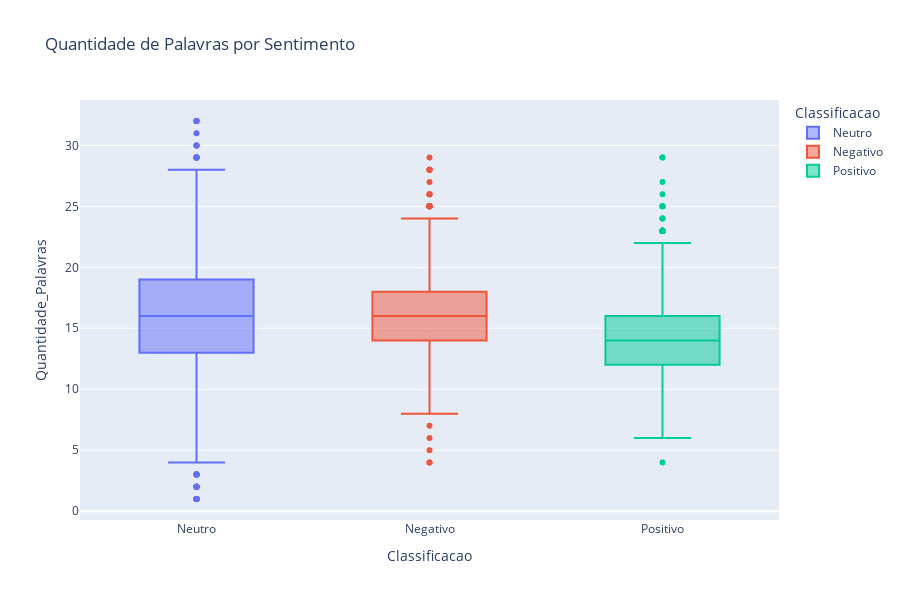

Here is the notebook cell this chart was saved with:
### Code cell
# Plot
px.box(Base_Dados, x='Classificacao', y='Quantidade_Palavras', color='Classificacao', title='Quantidade de Palavras por Sentimento', width=900, height=600)

### Figure 1 — Plotly figure (JSON) as saved in the notebook; plotly's stock layout.template omitted (floating-point values rounded to 4 significant figures; data arrays with more than 128 entries replaced by an {"elided": "..."} marker saying what was removed)
{"data": [{"alignmentgroup": "True", "hovertemplate": "Classificacao=%{x}<br>Quantidade_Palavras=%{y}<extra></extra>", "legendgroup": "Neutro", "marker": {"color": "#636efa"}, "name": "Neutro", "notched": false, "offsetgroup": "Neutro", "orientation": "v", "showlegend": true, "type": "box", "x": {"elided": "1974 str values"}, "x0": " ", "xaxis": "x", "y": {"elided": "1974 int values"}, "y0": " ", "yaxis": "y"}, {"alignmentgroup": "True", "hovertemplate": "Classificacao=%{x}<br>Quantidade_Palavras=%{y}<extra></extra>", "legendgroup": "Negativo", "marker": {"color": "#EF553B"}, "name": "Negativo", "notched": false, "offsetgroup": "Negativo", "orientation": "v", "showlegend": true, "type": "box", "x": {"elided": "951 str values"}, "x0": " ", "xaxis": "x", "y": {"elided": "951 int values"}, "y0": " ", "yaxis": "y"}, {"alignmentgroup": "True", "hovertemplate": "Classificacao=%{x}<br>Quantidade_Palavras=%{y}<extra></extra>", "legendgroup": "Positivo", "marker": {"color": "#00cc96"}, "name": "Positivo", "notched": false, "offsetgroup": "Positivo", "orientation": "v", "showlegend": true, "type": "box", "x": {"elided": "2840 str values"}, "x0": " ", "xaxis": "x", "y": {"elided": "2840 int values"}, "y0": " ", "yaxis": "y"}], "layout": {"boxmode": "overlay", "height": 600, "legend": {"title": {"text": "Classificacao"}, "tracegroupgap": 0}, "title": {"text": "Quantidade de Palavras por Sentimento"}, "width": 900, "xaxis": {"anchor": "y", "categoryarray": ["Neutro", "Negativo", "Positivo"], "categoryorder": "array", "domain": [0, 1], "title": {"text": "Classificacao"}}, "yaxis": {"anchor": "x", "domain": [0, 1], "title": {"text": "Quantidade_Palavras"}}}}
